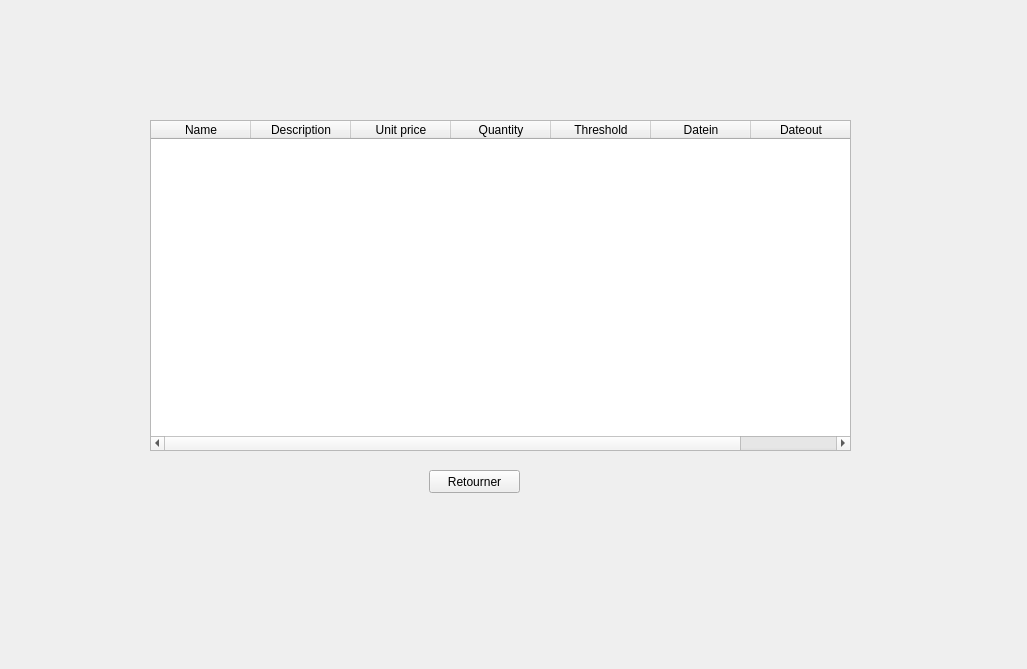
<?xml version="1.0" encoding="UTF-8"?>
<ui version="4.0">
 <class>Form</class>
 <widget class="QWidget" name="Form">
  <property name="geometry">
   <rect>
    <x>0</x>
    <y>0</y>
    <width>1027</width>
    <height>669</height>
   </rect>
  </property>
  <property name="windowTitle">
   <string>Form</string>
  </property>
  <widget class="QPushButton" name="return_2">
   <property name="geometry">
    <rect>
     <x>429</x>
     <y>470</y>
     <width>91</width>
     <height>23</height>
    </rect>
   </property>
   <property name="text">
    <string>Retourner</string>
   </property>
  </widget>
  <widget class="QTableWidget" name="tablewidget">
   <property name="geometry">
    <rect>
     <x>150</x>
     <y>120</y>
     <width>701</width>
     <height>331</height>
    </rect>
   </property>
   <column>
    <property name="text">
     <string>Name</string>
    </property>
   </column>
   <column>
    <property name="text">
     <string>Description</string>
    </property>
   </column>
   <column>
    <property name="text">
     <string>Unit price</string>
    </property>
   </column>
   <column>
    <property name="text">
     <string>Quantity</string>
    </property>
   </column>
   <column>
    <property name="text">
     <string>Threshold</string>
    </property>
   </column>
   <column>
    <property name="text">
     <string>Datein</string>
    </property>
   </column>
   <column>
    <property name="text">
     <string>Dateout</string>
    </property>
   </column>
  </widget>
 </widget>
 <resources/>
 <connections/>
</ui>
